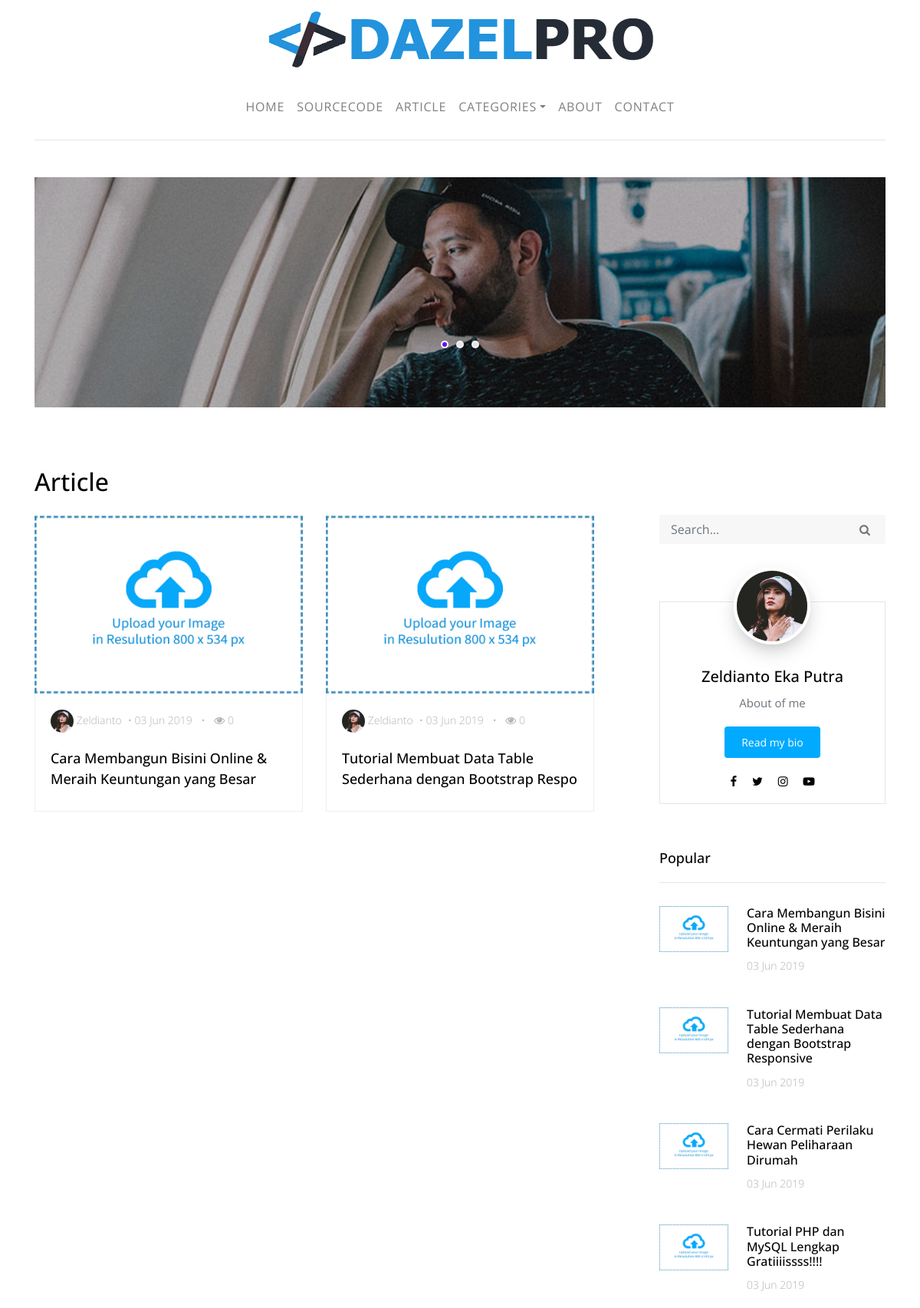
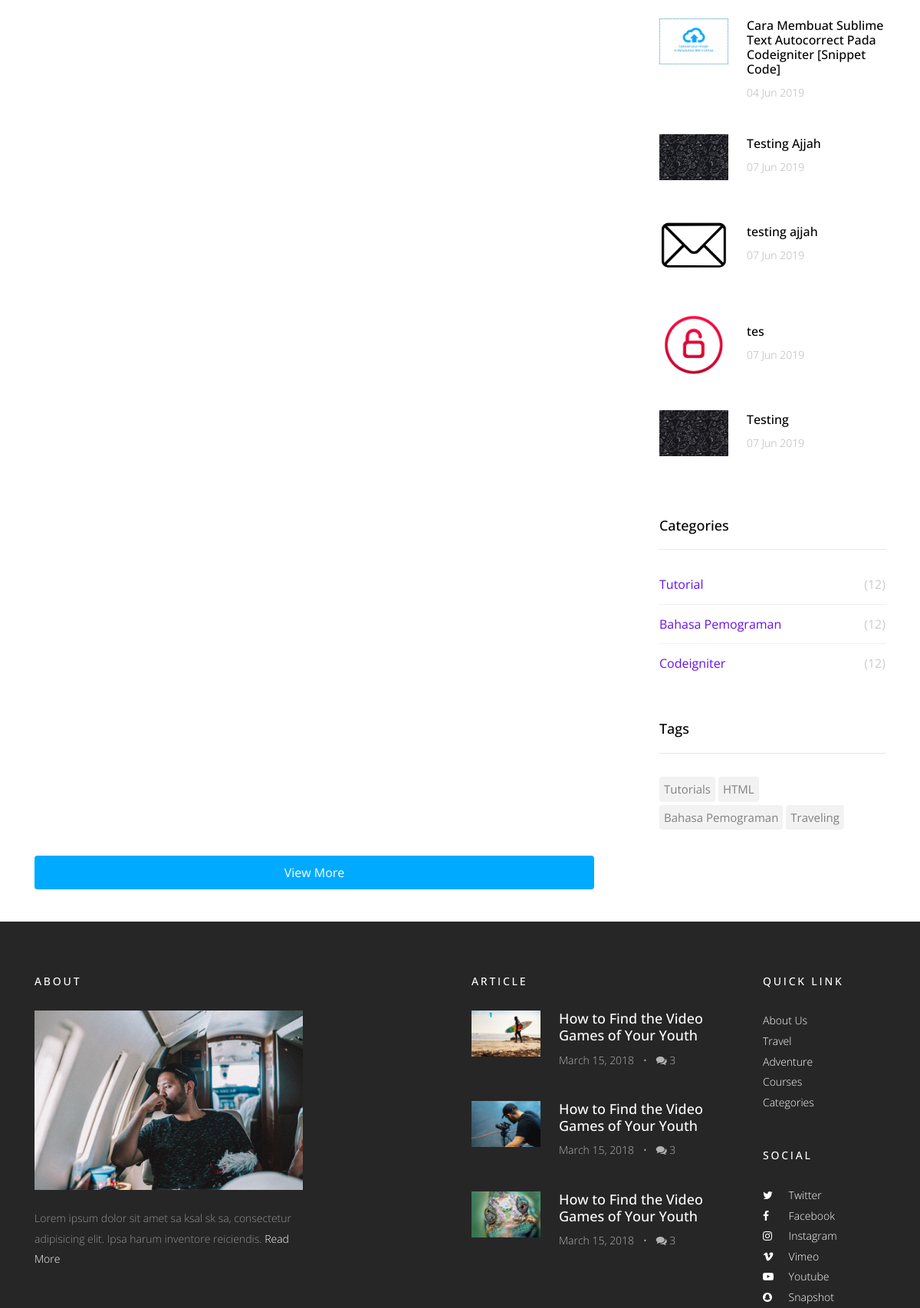
The page / (upper part) on the database its author committed (2 pictures, top to bottom).
### tables this page shows
CREATE TABLE `t_article` (
  `article_id` int(11) NOT NULL AUTO_INCREMENT,
  `article_title` varchar(250) DEFAULT NULL,
  `article_content` longtext,
  `article_image` varchar(100) DEFAULT NULL,
  `article_date` timestamp NOT NULL DEFAULT CURRENT_TIMESTAMP,
  `article_last_update` datetime DEFAULT NULL,
  `article_category_id` int(11) DEFAULT NULL,
  `article_tags` varchar(250) DEFAULT NULL,
  `article_slug` varchar(250) DEFAULT NULL,
  `article_status` int(11) DEFAULT '0',
  `article_views` int(11) DEFAULT '0',
  `article_user_id` int(11) DEFAULT NULL,
  PRIMARY KEY (`article_id`)
);

CREATE TABLE `t_category` (
  `category_id` int(11) NOT NULL AUTO_INCREMENT,
  `category_name` varchar(300) DEFAULT NULL,
  `category_slug` varchar(300) DEFAULT NULL,
  PRIMARY KEY (`category_id`)
);

CREATE TABLE `t_tag` (
  `tag_id` int(11) NOT NULL AUTO_INCREMENT,
  `tag_name` varchar(25) DEFAULT NULL,
  PRIMARY KEY (`tag_id`)
);

### application/controllers/Home.php (called while the page is built, shortened)
<?php
class Home extends CI_Controller {
	public function index()
	{
		$x['article'] = $this->db->query("select* from t_article");
		$x['category_menu'] = $this->db->query("select* from t_category");
		$x['tags'] = $this->db->query("select* from t_tag");
		$this->load->view('home',$x);
	}
}

### index.php (called while the page is built, shortened)
<?php
require_once BASEPATH.'core/CodeIgniter.php';

### application/views/home.php (the view, shortened to what this page needs)
<!doctype html>
<html lang="en">
  <head>
    <link rel="stylesheet" href="<?php echo base_url().'assets/css/bootstrap.css'?>">
    <link rel="stylesheet" href="<?php echo base_url().'assets/css/animate.css'?>">
    <link rel="stylesheet" href="<?php echo base_url().'assets/css/owl.carousel.min.css'?>">
    <link rel="stylesheet" href="<?php echo base_url().'assets/fonts/ionicons/css/ionicons.min.css'?>">
    <link rel="stylesheet" href="<?php echo base_url().'assets/fonts/fontawesome/css/font-awesome.min.css'?>">
    <link rel="stylesheet" href="<?php echo base_url().'assets/fonts/flaticon/font/flaticon.css'?>">
    <link rel="stylesheet" href="<?php echo base_url().'assets/css/style.css'?>">
  </head>
  <body>
    <div class="wrap">
      <header role="banner" style="margin-top: -40px;">
        <div class="container logo-wrap">
          <div class="row pt-5">
            <div class="col-12 text-center">
              <h1 class="site-logo">
              	<img class="logo1" href="" src="<?php echo base_url().'assets/images/tes.png'?>">
              </h1>
            </div>
          </div>
        </div>
        <nav class="navbar navbar-expand-md  navbar-light bg-light">
          <div class="container">
            <div class="collapse navbar-collapse" id="navbarMenu">
              <ul class="navbar-nav mx-auto">
                <li class="nav-item">
                  <a class="nav-link" href="index.html">Home</a>
                </li>
                <li class="nav-item">
                  <a class="nav-link" href="#">SourceCode</a>
                </li>
                <li class="nav-item">
                  <a class="nav-link" href="#">Article</a>
                </li>
                <li class="nav-item dropdown">
                  <a class="nav-link dropdown-toggle" href="category.html" id="dropdown05" data-toggle="dropdown" aria-haspopup="true" aria-expanded="false">Categories</a>
                </li>
                <li class="nav-item">
                  <a class="nav-link" href="about.html">About</a>
                </li>
                <li class="nav-item">
                  <a class="nav-link" href="contact.html">Contact</a>
                </li>
              </ul>
            </div>
          </div>
        </nav>
      </header>
      <section class="site-section pt-5 pb-5">
        <div class="container">
          <div class="row">
            <div class="col-md-12">
              <div class="owl-carousel owl-theme home-slider">
                <div>
                  <a href="#" class="a-block d-flex align-items-center" style="background-image: url('<?php echo base_url().'assets/images/img_1.jpg'?>'); ">
                  </a>
                </div>
              </div>
            </div>
          </div>
        </div>
      </section>
      <section class="site-section py-sm">
        <div class="container">
          <div class="row">
            <div class="col-md-6">
              <h2 class="mb-4">Article</h2>
            </div>
          </div>
          <div class="row blog-entries">
            <div class="col-md-12 col-lg-8 main-content">
              <div class="row">
                <?php foreach ($article->result_array() as $d) { ?>
                <div class="col-md-6">
                  <a title="<?php echo $d['article_title'] ?>" href="<?php echo site_url('article/'.$d['article_slug']);?>" class="blog-entry element-animate" data-animate-effect="fadeIn">
                    <img src="<?php echo base_url().'assets/backend/upload/'.$d['article_image']?>" alt="Image placeholder">
                    <div class="blog-content-body">
                      <div class="post-meta">
                        <span class="author mr-2"><img src="<?php echo base_url().'assets/images/person_1.jpg'?>" alt="Colorlib"> Zeldianto</span>&bullet;
                        <span class="mr-2">
                          <?php echo date('d M Y',strtotime($d['article_date']));?>
                        </span> &bullet;
                        <span class="ml-2"><span class="fa fa-eye"></span> <?php echo $d['article_views'] ?></span>
                      </div>
                      <h2>
                        <?php
                          $dt = $d['article_title'];
                          $dts = substr($dt,0,60);
                          echo $dts;
                        ?>
                      </h2>
                    </div>
                  </a>
                </div>
                <?php } ?>
              </div>
              <div class="row mt-5">
                <div class="col-md-12 text-center">
                  <nav aria-label="Page navigation" class="text-center">
                    <p><a href="#" style="width: 100%; margin-top: -70px;" class="btn btn-primary btn-xl rounded">View More</a></p>
                  </nav>
                </div>
              </div>
            </div>
            <div class="col-md-12 col-lg-4 sidebar">
              <div class="sidebar-box search-form-wrap">
                <form action="#" class="search-form">
                  <div class="form-group">
                    <span class="icon fa fa-search"></span>
                    <input type="text" class="form-control" id="s" autocomplete="off" placeholder="Search...">
                  </div>
                </form>
              </div>
              <div class="sidebar-box">
                <div class="bio text-center">
                  <img src="<?php echo base_url().'assets/images/person_1.jpg'?>" alt="Image Placeholder" class="img-fluid">
                  <div class="bio-body">
                    <h2>Zeldianto Eka Putra</h2>
                    <p>About of me</p>
                    <p><a href="#" class="btn btn-primary btn-sm rounded">Read my bio</a></p>
                    <p class="social">
                      <a href="#" class="p-2"><span class="fa fa-facebook"></span></a>
                      <a href="#" class="p-2"><span class="fa fa-twitter"></span></a>
                      <a href="#" class="p-2"><span class="fa fa-instagram"></span></a>
                      <a href="#" class="p-2"><span class="fa fa-youtube-play"></span></a>
                    </p>
                  </div>
                </div>
              </div>
              <div class="sidebar-box">
                <h3 class="heading">Popular</h3>
                <div class="post-entry-sidebar">
                  <ul>
                    <?php foreach ($article->result_array() as $d) { ?>
                    <li>
                      <a href="">
                        <img src="<?php echo base_url().'assets/backend/upload/'.$d['article_image']?>" alt="Image placeholder" class="mr-4">
                        <div class="text">
                          <h4 style="font-size: 16px;"><?php echo $d['article_title'] ?></h4>
                          <div class="post-meta">
                            <span class="mr-2"><?php echo date('d M Y',strtotime($d['article_date']));?> </span>
                          </div>
                        </div>
                      </a>
                    </li>
                    <?php } ?>
                  </ul>
                </div>
              </div>
              <div class="sidebar-box">
                <h3 class="heading">Categories</h3>
                <ul class="categories">
                  <?php foreach ($category_menu->result_array() as $d) { ?>
                  <li><a href="#"><?php echo $d['category_name'] ?> <span>(12)</span></a></li>
                  <?php } ?>
                </ul>
              </div>
              <div class="sidebar-box">
                <h3 class="heading">Tags</h3>
                <ul class="tags">
                  <?php foreach ($tags->result_array() as $d) { ?>
                  <li><a href="#"><?php echo $d['tag_name'] ?></a></li>
                  <?php } ?>
                </ul>
              </div>
            </div>
          </div>
        </div>
      </section>
      <footer class="site-footer">
        <div class="container">
          <div class="row mb-5">
            <div class="col-md-4">
              <h3>About</h3>
              <p class="mb-4">
                <img src="images/img_1.jpg" alt="Image placeholder" class="img-fluid">
              </p>
              <p>Lorem ipsum dolor sit amet sa ksal sk sa, consectetur adipisicing elit. Ipsa harum inventore reiciendis. <a href="#">Read More</a></p>
            </div>
            <div class="col-md-6 ml-auto">
              <div class="row">
                <div class="col-md-7">
                  <h3>Article</h3>
                  <div class="post-entry-sidebar">
                    <ul>
                      <li>
                        <a href="">
                          <img src="images/img_6.jpg" alt="Image placeholder" class="mr-4">
                          <div class="text">
                            <h4>How to Find the Video Games of Your Youth</h4>
                            <div class="post-meta">
                              <span class="mr-2">March 15, 2018 </span> &bullet;
                              <span class="ml-2"><span class="fa fa-comments"></span> 3</span>
                            </div>
                          </div>
                        </a>
                      </li>
                      <li>
                        <a href="">
                          <img src="images/img_3.jpg" alt="Image placeholder" class="mr-4">
                          <div class="text">
                            <h4>How to Find the Video Games of Your Youth</h4>
                            <div class="post-meta">
                              <span class="mr-2">March 15, 2018 </span> &bullet;
                              <span class="ml-2"><span class="fa fa-comments"></span> 3</span>
                            </div>
                          </div>
                        </a>
                      </li>
                      <li>
                        <a href="">
                          <img src="images/img_4.jpg" alt="Image placeholder" class="mr-4">
                          <div class="text">
                            <h4>How to Find the Video Games of Your Youth</h4>
                            <div class="post-meta">
                              <span class="mr-2">March 15, 2018 </span> &bullet;
                              <span class="ml-2"><span class="fa fa-comments"></span> 3</span>
                            </div>
                          </div>
                        </a>
                      </li>
                    </ul>
                  </div>
                </div>
                <div class="col-md-1"></div>
                <div class="col-md-4">
                  <div class="mb-5">
                    <h3>Quick Link</h3>
                    <ul class="list-unstyled">
                      <li><a href="#">About Us</a></li>
                      <li><a href="#">Travel</a></li>
                      <li><a href="#">Adventure</a></li>
                      <li><a href="#">Courses</a></li>
                      <li><a href="#">Categories</a></li>
                    </ul>
                  </div>
                  <div class="mb-5">
                    <h3>Social</h3>
                    <ul class="list-unstyled footer-social">
                      <li><a href="#"><span class="fa fa-twitter"></span> Twitter</a></li>
                      <li><a href="#"><span class="fa fa-facebook"></span> Facebook</a></li>
                      <li><a href="#"><span class="fa fa-instagram"></span> Instagram</a></li>
                      <li><a href="#"><span class="fa fa-vimeo"></span> Vimeo</a></li>
                      <li><a href="#"><span class="fa fa-youtube-play"></span> Youtube</a></li>
                      <li><a href="#"><span class="fa fa-snapchat"></span> Snapshot</a></li>
                    </ul>
                  </div>
                </div>
              </div>
            </div>
          </div>
        </div>
      </footer>
    </div>
  </body>
</html>

### rows shown on the page
t_article: article_image (picture), article_date "03 Jun 2019", article_views "0", article_title "Cara Membangun Bisini Online & Meraih Keuntungan yang Besar"
t_article: article_image (picture), article_date "03 Jun 2019", article_views "0", article_title "Tutorial Membuat Data Table Sederhana dengan Bootstrap Respo", article_title "Tutorial Membuat Data Table Sederhana dengan Bootstrap Responsive"
t_article: article_image (picture), article_title "Cara Cermati Perilaku Hewan Peliharaan Dirumah", article_date "03 Jun 2019"
t_article: article_image (picture), article_title "Tutorial PHP dan MySQL Lengkap Gratiiiissss!!!!", article_date "03 Jun 2019"
t_article: article_image (picture), article_title "Cara Membuat Sublime Text Autocorrect Pada Codeigniter [Snippet Code]", article_date "04 Jun 2019"
t_article: article_image (picture), article_title "Testing Ajjah", article_date "07 Jun 2019"
t_article: article_image (picture), article_title "testing ajjah", article_date "07 Jun 2019"
t_article: article_image (picture), article_title "tes", article_date "07 Jun 2019"
t_article: article_image (picture), article_title "Testing", article_date "07 Jun 2019"
t_category: category_name "Tutorial"
t_category: category_name "Bahasa Pemograman"
t_category: category_name "Codeigniter"
t_tag: tag_name "Tutorials"
t_tag: tag_name "HTML"
t_tag: tag_name "Bahasa Pemograman"
t_tag: tag_name "Traveling"
